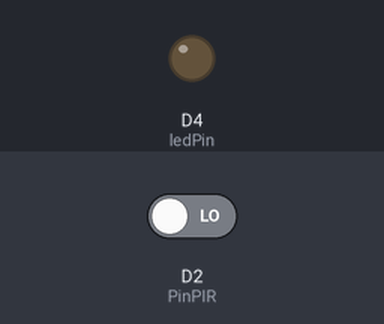
Simulated run of this sketch. Board: ESP8266 (NodeMCU). Parts: output pins drawn as LEDs (lit = HIGH). The inputs (shaded band) are chosen by the test bench; at power-on: D2 (PinPIR) LOW. WiFi joins after 1.5 s; servers stay silent unless stated; what the sketch prints to the serial monitor is not drawn.

Above: at 3.0 s.
3.1 s: D2 (PinPIR) driven HIGH
At 4.0 s:
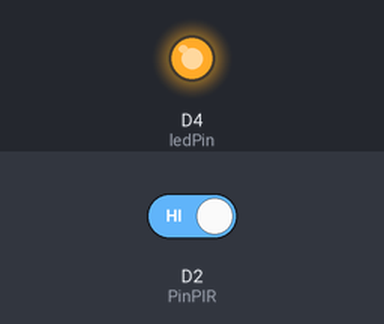
4.6 s: D2 (PinPIR) driven LOW
At 5.2 s:
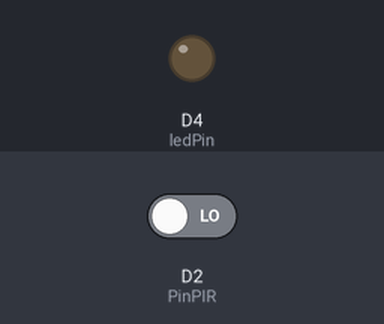
Timing chart, 0 to 7.6 s (numbered marks = the images above; inputs shaded):
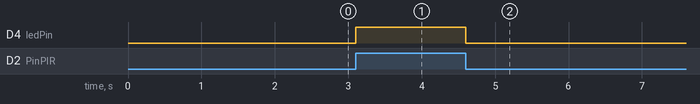

Measured:
- after the input at 3.1 s, D4 (ledPin): LOW → HIGH at once
- after the input at 4.6 s, D4 (ledPin): HIGH → LOW at once

The sketch:

PIR.ino
```cpp
// Comment this out to disable prints and save space
#define BLYNK_PRINT Serial
#include <ESP8266WiFi.h>
#include <BlynkSimpleEsp8266.h>

char auth[] = "8jUTCcAJhJBmVVje-u-YI0wTvNMW5Uja";

// Your WiFi credentials.
// Set password to "" for open networks.
char ssid[] = "Pesma SDM IPTEK";
char pass[] = "benTen10";

#define ledPin D4
#define PinPIR D2
int nilaiPIR;

void setup()
{
  // Debug console
  Serial.begin(115200);
  delay(10);
  Blynk.begin(auth, ssid, pass);
  pinMode(ledPin, OUTPUT);
  pinMode(PinPIR, INPUT);
  digitalWrite(ledPin, LOW);
}

void loop()
{
  getPirValue();
  Blynk.run();
}

void getPirValue(void) {
  nilaiPIR = digitalRead(PinPIR);
  Serial.println(nilaiPIR);
  if(nilaiPIR){
    Serial.println("Ada Gerakan Objek");
    Blynk.notify("Ada Gerakan Objek");
  }
  digitalWrite(ledPin, nilaiPIR);
}
```
